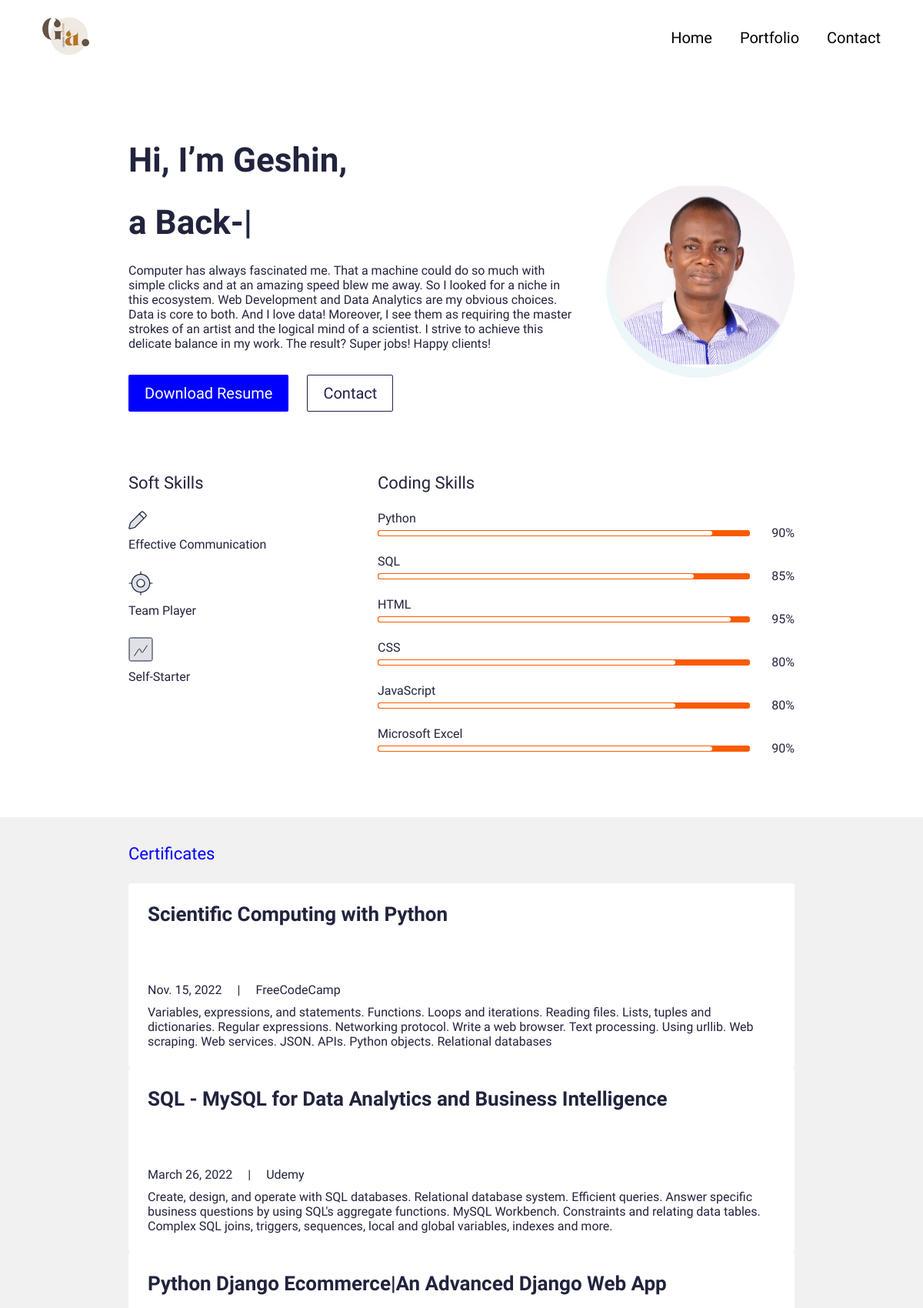
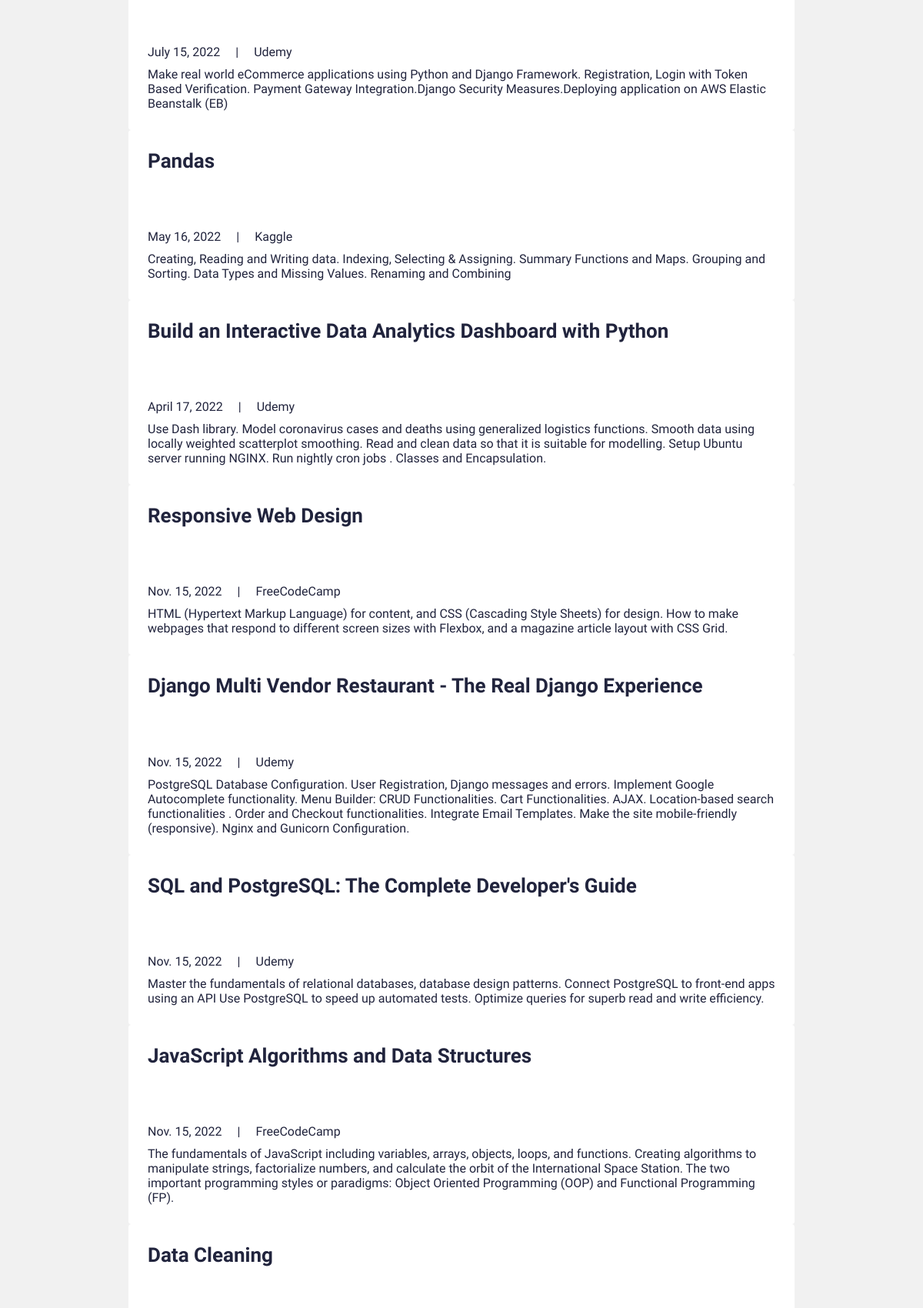
The page / (upper part) on the database its author committed (2 pictures, top to bottom).
### main/models.py (models this page shows, shortened)
class UserProfile(models.Model):
    class Meta:
        verbose_name_plural = 'User Profiles'
        verbose_name = 'User Profile'
    user = models.OneToOneField(User, on_delete=models.CASCADE)
    avatar = models.ImageField(blank=True, null=True, upload_to="avatar")
    title = models.CharField(max_length=200, blank=True, null=True)
    bio = models.TextField(blank=True, null=True)
    skills = models.ManyToManyField(Skill, blank=True)
    cv = models.FileField(blank=True, null=True, upload_to="cv")
    github = models.CharField(max_length=100, blank=True, null=True)
    facebook = models.CharField(max_length=100, blank=True, null=True)
    twitter = models.CharField(max_length=100, blank=True, null=True)
    linkedin = models.CharField(max_length=100, blank=True, null=True)

class Skill(models.Model):
    class Meta:
        verbose_name_plural = 'Skills'
        verbose_name = 'Skill'
    name = models.CharField(max_length=50, blank=True, null=True)
    score = models.IntegerField(default=80, blank=True, null=True)
    image = models.FileField(blank=True, null=True, upload_to="skills")
    is_key_skill = models.BooleanField(default=False)
    is_coding_skill = models.BooleanField(default=False)

class Certificate(models.Model):
    class Meta:
        verbose_name_plural = 'Certificates'
        verbose_name = 'Certificate'
    date = models.DateTimeField(blank=True, null=True)
    name = models.CharField(max_length=50, blank=True, null=True)
    title = models.CharField(max_length=200, blank=True, null=True)
    description = models.CharField(max_length=500, blank=True, null=True)
    is_active = models.BooleanField(default=True)

### main/views.py (the view)
# urls.py: path('', views.IndexView.as_view(), name="home"),
class IndexView(generic.TemplateView):
	template_name = "main/index.html"
	def get_context_data(self, **kwargs):
		context = super().get_context_data(**kwargs)
		testimonials = Testimonial.objects.filter(is_active=True)
		certificates = Certificate.objects.filter(is_active=True)
		blogs = Blog.objects.filter(is_active=True)
		dev_portfolio = Portfolio.objects.filter(is_development=True)
		analytics_portfolio = Portfolio.objects.filter(is_analytics=True)
		context["testimonials"] = testimonials
		context["certificates"] = certificates
		context["blogs"] = blogs
		context["dev_portfolio"] = dev_portfolio
		context["analytics_portfolio"]= analytics_portfolio
		return context

### myportfolio/context_processors.py (called while the page is built)
def project_context(request):
	context = {
		'me': User.objects.first(),
	}
	return context

### main/templates/main/index.html (shortened to what this page needs)
{% extends 'main/base.html' %}
{% load static %}
{% block content %}
<section class="hero" id="home">
  <div class="bannerSection">
    <div class="container">
      <div class="row g-4 g-md-3  align-items-center">
        <div class="col-md-auto order-md-last">
          <div class="bannerUserImg">
            <img src="{{ me.userprofile.avatar.url }}" alt="...">
          </div>
        </div>
        <div class="col-md">
          <div class="bannerContent">
            <h1 class="xlTitle pb-3">Hi, I’m {{me.first_name|title}},</h1>
            <h2 class="xlTitle pb-3">
              <strong class="text-slider"></strong>
            </h2>
            <p>{{me.userprofile.bio}}</p>
            <div class="bannerBtnCol">
              <div class="row">
                <div class="col-auto">
                  <a download href="{{me.userprofile.cv.url}}" class="btn btnPrimary">Download Resume</a>
                </div>
                <div class="col-auto">
                  <a href="{%url 'main:contact'%}" class="btn btnOutline">Contact</a>
                </div>
              </div>
            </div>
          </div>
        </div>
      </div>
    </div>
  </div>
  </section>
    <section>
      <div class="sectionSpace pt-0">
        <div class="container">
          <div class="row">
            <div class="col-md-auto">
              <div class="keySkillCol">
                <h4 class="smTitle pb-3">Soft Skills</h4>
                {% for sk in me.userprofile.skills.all %}
                {% if sk.is_key_skill %}
                <div class="keySkillCard">
                  {% if sk.image %}
                  <div class="ksIconCol">
                    <img src="{{sk.image.url}}" alt="...">
                  </div>
                  {% endif %}
                  <span class="ksText">{{sk.name}}</span>
                </div>
                {% endif %}
                {% endfor %}
              </div>
            </div>
            <div class="col-md wow fadeInUp" data-wow-delay="1.5s">
              <h4 class="smTitle pb-3">Coding Skills</h4>
              <div class="progressCol">
                <div class="progressCard">
                  {% for sk in me.userprofile.skills.all %}
                  {% if sk.is_coding_skill %}
                  <div class="progressCol skill">
                    <span class="progressLbl">{{sk.name}}</span>
                    <div class="row g-2 align-items-center">
                      <div class="col">
                        <div class="progress progressStyle">
                          <div class="progress-bar" role="progressbar" style="width: {{sk.score}}%" aria-valuenow="{{sk.score}}" aria-valuemin="0" aria-valuemax="100"></div>
                        </div>
                      </div>
                      <div class="col-auto">
                        <span class="pLbl">{{sk.score}}%</span>
                      </div>
                    </div>
                  </div>
                  {% endif %}
                  {% endfor %}
                </div>
              </div>
            </div>
          </div>
        </div>
      </div>
    </section>
    <section>
      <div class="sectionSpaceSm lightBg">
        <div class="container">
          <div class="row pb-3">
            <div class="col">
              <h4 class="smText regular cert">Certificates</h4>
            </div>
          </div>
          <div class="sliderOuter">
            <div class="swiper certificatesSlider">
              <div class="swiper-wrapper">
                {% for c in certificates %}
                {% if c.is_active %}
                <div class="swiper-slide">
                  <div class="cardStyle1">
                    <h4 class="mdTitle cs1Title">
                      <a href="javascript:void(0)">{{c.title}}</a>
                    </h4>
                    <ul class="cardOptionCol">
                      <li>{{c.date.date}}</li>
                      <li>{{c.name}}</li>
                    </ul>
                    <p>{{c.description}}</p>
                  </div>
                </div>
                {% endif %}
                {% endfor %}
              </div>
            </div>
          </div>
        </div>
      </div>
    </section>
</body>
</html>
    {% endblock %}

### main/templates/main/base.html (shortened to what this page needs)
{% load static %}
<!doctype html>
<html lang="en">
  <head>
    <link href="https://cdnjs.cloudflare.com/ajax/libs/font-awesome/5.10.0/css/all.min.css" rel="stylesheet">
    <link href="https://cdn.jsdelivr.net/npm/bootstrap-icons@1.4.1/font/bootstrap-icons.css" rel="stylesheet">
    <link href="https://cdnjs.cloudflare.com/ajax/libs/animate.css/4.1.1/animate.min.css" rel="stylesheet">
    <link href="https://cdnjs.cloudflare.com/ajax/libs/lightbox2/2.11.3/css/lightbox.min.css" rel="stylesheet">
    <link href="{% static 'css/bootstrap.min.css' %}" rel="stylesheet">
    <link rel="stylesheet" href="https://unpkg.com/swiper@7.0.5/swiper-bundle.min.css">
    <link href="{% static 'css/style.css' %}" rel="stylesheet">
  </head>
  <body>
    {% include 'main/partials/nav.html' %}
    {% block content %}{% endblock %}
    {% include 'main/partials/footer.html' %}

### main/templates/main/partials/nav.html (shortened to what this page needs)
{% load static %}
<header>
    <div class="headerCol">
    <div class="container-fluid">
        <div class="row align-items-center">
        <div class="col-auto">
            <div class="logoCol"><a href="{% url 'main:home' %}"><img src="{% static 'images/logo.png' %}" alt="..."></a></div>
        </div>
        <div class="col">
            <div class="navCollapseCol">
            <div class="navCol">
                <ul>
                    <li><a href="{%url 'main:home'%}">Home</a></li>
                    <li><a href="#portfolio">Portfolio</a></li>
                    <li><a href="{%url 'main:contact'%}">Contact</a></li>
                </ul>
            </div>
            </div>
        </div>
        </div>
    </div>
    </div>
</header>

### main/templates/main/partials/footer.html (shortened to what this page needs)
{% load static %}
  </body>
</html>

### static/css/style.css (style rules this page uses)
:root { --primaryColor: #0000FF; --primaryDarkColor: #21214b; --primaryHoverColor: #0000FF; --secondaryColor: #f95b00; --baseColor: #21243D; --baseFont: 'Heebo', sans-serif; --titleFont: 'Courier Prime', monospace; --regular: 400; --medium: 500; --bold: 700; --black: 900; --lightBg: #F1F1F1; }
html { scroll-behavior: smooth; }
body { font-family: var(--baseFont); color: var(--baseColor); line-height: normal; }
ul { margin: 0; padding: 0; list-style-type: none; }
img { max-width: 100%; }
a { color: inherit; }
a, .btn { -webkit-transition: all 300ms ease-in-out 0s; -o-transition: all 300ms ease-in-out 0s; transition: all 300ms ease-in-out 0s; text-decoration: none; }
.lightBg { background-color: var(--lightBg); }
.btn { font-size: 20px; font-weight: var(--medium); padding: 8px 20px; border-radius: 2px; }
.btnPrimary { background-color: var(--primaryColor); color: var(--bs-white); }
.btnOutline { border: 1px solid var(--primaryDarkColor); color: var(--primaryDarkColor); }
.xlTitle { font-size: 44px; line-height: 1.3; font-weight: var(--bold); font-family: var(--titleFont) }
.mdTitle { font-size: 26px; line-height: normal; font-weight: var(--bold); font-family: var(--titleFont) }
.smTitle { font-size: 22px; line-height: normal; font-weight: var(--regular); font-family: var(--titleFont) }
.smText { font-size: 22px; }
.cert { color: var(--primaryColor); }
.regular { font-weight: var(--regular); }
.headerCol { background-color: var(--bs-white); padding: 18px 0; -webkit-transition: all 300ms ease-in-out 0s; -o-transition: all 300ms ease-in-out 0s; transition: all 300ms ease-in-out 0s; position: fixed; z-index: 99; left: 0; right: 0; top: 0; }
.navCol { text-align: right; }
.navCol a { font-size: 20px; color: #000; font-weight: var(--medium); display: inline-block; position: relative; }
.navCol a::before { content: ""; position: absolute; left: 50%; right: 50%; bottom: 0; height: 2px; border-radius: 2px; background-color: var(--primaryColor); -webkit-transition: all 500ms ease-in-out 0s; -o-transition: all 500ms ease-in-out 0s; transition: all 500ms ease-in-out 0s; opacity: 0; }
.navCol li { display: inline-block; }
.navCol li + li { padding-left: 32px; }
.bannerSection { padding: 180px 0 80px; }
.bannerUserImg { margin-left: 30px; width: 240px; height: 240px; border-radius: 50%; position: relative; }
.bannerUserImg img { width: 100%; height: 100%; -o-object-fit: cover; object-fit: cover; border-radius: 50%; position: relative; }
.bannerUserImg::before { content: ""; position: absolute; left: -5px; top: 13px; width: 100%; height: 100%; background-color: #EDF7FA; border-radius: 50%; }
.bannerBtnCol { padding-top: 15px; }
.sectionSpace { padding: 80px 0; }
.sectionSpaceSm { padding: 35px 0; }
.ksText { display: block; padding-top: 10px; }
.keySkillCard + .keySkillCard { padding-top: 25px; }
.keySkillCol { width: 300px; }
.pLbl { display: block; width: 50px; text-align: right; }
.progress.progressStyle { height: 8px; padding: 1px; background-color: var(--secondaryColor); border-radius: 3px; }
.progressStyle .progress-bar { background-color: #fff; border-radius: 3px; }
.progressCol + .progressCol { padding-top: 18px; }
.cardOptionCol > li { display: inline-block; vertical-align: middle; position: relative; }
.cardOptionCol > li + li { padding-left: 40px; }
.cardOptionCol > li + li::before { content: "|"; position: absolute; left: 16px; }
.cardOptionCol { padding: 5px 0 10px; }
.cardStyle1 { padding: 25px; background-color: var(--bs-white); border-radius: 4px; height: 100%; }
.cardStyle1 > p:last-child { margin-bottom: 0; }
.cs1Title { min-height: 90px; }
.sliderOuter { position: relative; }
.sliderOuter .swiper-slide { height: auto; }
@media (min-width:992px) { .container, .container-lg, .container-md, .container-sm, .container-xl, .container-xxl { max-width: 890px; } }
@media (min-width:992px) { .headerCol .container-fluid { padding-left: 30px; padding-right: 30px; } }
@media (min-width:1200px) { .headerCol .container-fluid { padding-left: 55px; padding-right: 55px; } }

### rows shown on the page
Skill: image (picture), name "Effective Communication"
Skill: image (picture), name "Team Player"
Skill: image (picture), name "Self-Starter"
Skill: name "Python", score "90"
Skill: name "SQL", score "85"
Skill: name "HTML", score "95"
Skill: name "CSS", score "80"
Skill: name "JavaScript", score "80"
Skill: name "Microsoft Excel", score "90"
Certificate: title "Scientific Computing with Python", date "Nov. 15, 2022", name "FreeCodeCamp", description "Variables, expressions, and statements. Functions. Loops and iterations. Reading files. Lists, tuples and dictionaries. Regular expressions. Networking protocol. Write a web browser. Text processing. Using urllib. Web scraping. Web services. JSON. APIs. Python objects. Relational databases"
Certificate: title "SQL - MySQL for Data Analytics and Business Intelligence", date "March 26, 2022", name "Udemy", description "Create, design, and operate with SQL databases. Relational database system. Efficient queries. Answer specific business questions by using SQL's aggregate functions. MySQL Workbench. Constraints and relating data tables. Complex SQL joins, triggers, sequences, local and global variables, indexes and more."
Certificate: title "Python Django Ecommerce|An Advanced Django Web App", date "July 15, 2022", name "Udemy", description "Make real world eCommerce applications using Python and Django Framework. Registration, Login with Token Based Verification. Payment Gateway Integration.Django Security Measures.Deploying application on AWS Elastic Beanstalk (EB)"
Certificate: title "Pandas", date "May 16, 2022", name "Kaggle", description "Creating, Reading and Writing data. Indexing, Selecting & Assigning. Summary Functions and Maps. Grouping and Sorting. Data Types and Missing Values. Renaming and Combining"
Certificate: title "Build an Interactive Data Analytics Dashboard with Python", date "April 17, 2022", name "Udemy", description "Use Dash library. Model coronavirus cases and deaths using generalized logistics functions. Smooth data using locally weighted scatterplot smoothing. Read and clean data so that it is suitable for modelling. Setup Ubuntu server running NGINX. Run nightly cron jobs . Classes and Encapsulation."
Certificate: title "Responsive Web Design", date "Nov. 15, 2022", name "FreeCodeCamp", description "HTML (Hypertext Markup Language) for content, and CSS (Cascading Style Sheets) for design. How to make webpages that respond to different screen sizes with Flexbox, and a magazine article layout with CSS Grid."
Certificate: title "Django Multi Vendor Restaurant - The Real Django Experience", date "Nov. 15, 2022", name "Udemy", description "PostgreSQL Database Configuration. User Registration, Django messages and errors. Implement Google Autocomplete functionality. Menu Builder: CRUD Functionalities. Cart Functionalities. AJAX. Location-based search functionalities . Order and Checkout functionalities. Integrate Email Templates. Make the site mobile-friendly (responsive). Nginx and Gunicorn Configuration."
Certificate: title "SQL and PostgreSQL: The Complete Developer's Guide", date "Nov. 15, 2022", name "Udemy", description "Master the fundamentals of relational databases, database design patterns. Connect PostgreSQL to front-end apps using an API Use PostgreSQL to speed up automated tests. Optimize queries for superb read and write efficiency."
Certificate: title "JavaScript Algorithms and Data Structures", date "Nov. 15, 2022", name "FreeCodeCamp", description "The fundamentals of JavaScript including variables, arrays, objects, loops, and functions. Creating algorithms to manipulate strings, factorialize numbers, and calculate the orbit of the International Space Station. The two important programming styles or paradigms: Object Oriented Programming (OOP) and Functional Programming (FP)."
Certificate: title "Data Cleaning"

### other values the page prints
{{ me.first_name|title }} "Geshin"
